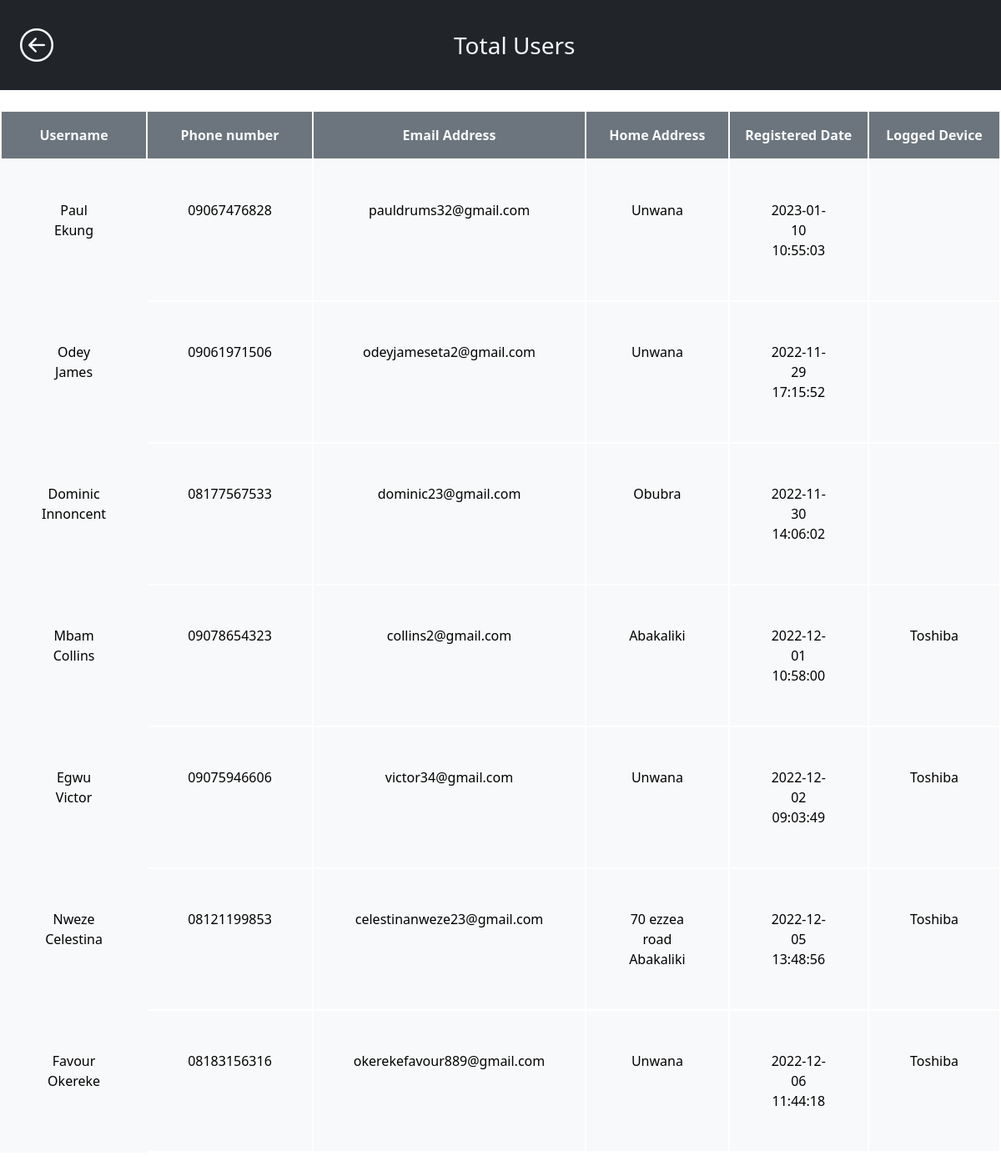
Page /admin-view-users.php on the committed database.
### tables this page shows
CREATE TABLE `customers` (
  `id` int(11) NOT NULL,
  `unique_id` varchar(50) NOT NULL,
  `username` varchar(50) NOT NULL,
  `phone` varchar(20) NOT NULL,
  `email` varchar(50) NOT NULL,
  `home_address` varchar(50) NOT NULL,
  `password` varchar(250) NOT NULL,
  `date` timestamp NOT NULL DEFAULT current_timestamp() ON UPDATE current_timestamp(),
  `device` varchar(100) NOT NULL
);

### function.php (the view, shortened to what this page needs)
<?php
    function viewUsers($db_connect)
    {
        $sql = $db_connect->query("SELECT * FROM `customers`");
        if($sql == true)
        {
        while ($row = mysqli_fetch_assoc($sql))
        {
            $name = $row['username'];
            $phone = $row['phone'];
            $email = $row['email'];
            $address = $row['home_address'];
            $date = $row['date'];
            $device = $row['device'];
    echo "
<tr>
    <tbody class=''>
    <td class='bg-light p-5 border-light border-2'>
    $name
    </td>
    <td class='bg-light p-5 border-white border-2' style='height:20px'>
    $phone
    </td>
    <td class='bg-light border-white p-5 border-white border-2' style='height:20px'>
    $email
    </td>
    <td class='bg-light p-5 border-white border-2' style='height:20px'>
    $address
    </td>
    <td class='bg-light p-5 border-white border-2' style='height:20px'>
    $date
    </td>
    <td class='bg-light p-5 border-white border-2' style='height:20px'>
    $device
    </td>
    </tr>
    </tbody>
    ";
        }
        }
    }

### admin-view-users.php (shortened to what this page needs)
<!DOCTYPE html>
<html lang="en">
<head>
    <link rel="stylesheet" href="bootstrap-5.1.3/dist/css/bootstrap.min.css">
     <link rel="stylesheet" href="bootstap-5.1.3/dist/css/bootstrap.css">
     <link rel="stylesheet" href="bootstrap-icons/bootstrap-icons.css">
</head>
<body>
<nav class="navbar navbar-expand p-4 bg-dark">
<a href="admin_dashboard.php" class="bi bi-arrow-left-circle fs-1 text-light"></a>
 <span class="text-light offset-5 fs-3">Total Users</span>
</nav>
<br>
<table class='table table-bordered p-0 table-condensed table-sm text-center table-responsive'>
    <thead>
    <th class='bg-secondary p-3 text-light border-light border-2' style='border:'>Username</th>
    <th class='bg-secondary p-3 text-light border-light border-2' style='border:'>Phone number</th>
    <th class='bg-secondary p-3 text-light border-light border-2' style='width:20rem'>Email Address</th>
    <th class='bg-secondary p-3 text-light border-light border-2' style='width:17rem'>Home Address</th>
    <th class='bg-secondary p-3 text-light border-light border-2' style='width:17rem'>Registered Date</th>
    <th class='bg-secondary p-3 text-light border-light border-2' style='width:12rem'>Logged Device</th>
    </thead>
    <?php
    require "function.php";
    $users = viewUsers($db_connect);
    ?>
    </table>
</body>
</html>

### rows in the picture
customers: username "Paul Ekung", phone "09067476828", email "pauldrums32@gmail.com", home_address "Unwana", date "2023-01-10 10:55:03"
customers: username "Odey James", phone "09061971506", email "odeyjameseta2@gmail.com", home_address "Unwana", date "2022-11-29 17:15:52"
customers: username "Dominic Innoncent", phone "08177567533", email "dominic23@gmail.com", home_address "Obubra", date "2022-11-30 14:06:02"
customers: username "Mbam Collins", phone "09078654323", email "collins2@gmail.com", home_address "Abakaliki", date "2022-12-01 10:58:00", device "Toshiba"
customers: username "Egwu Victor", phone "09075946606", email "victor34@gmail.com", home_address "Unwana", date "2022-12-02 09:03:49", device "Toshiba"
customers: username "Nweze Celestina", phone "08121199853", email "celestinanweze23@gmail.com", home_address "70 ezzea road Abakaliki", date "2022-12-05 13:48:56", device "Toshiba"
customers: username "Favour Okereke", phone "08183156316", email "okerekefavour889@gmail.com", home_address "Unwana", date "2022-12-06 11:44:18", device "Toshiba"
